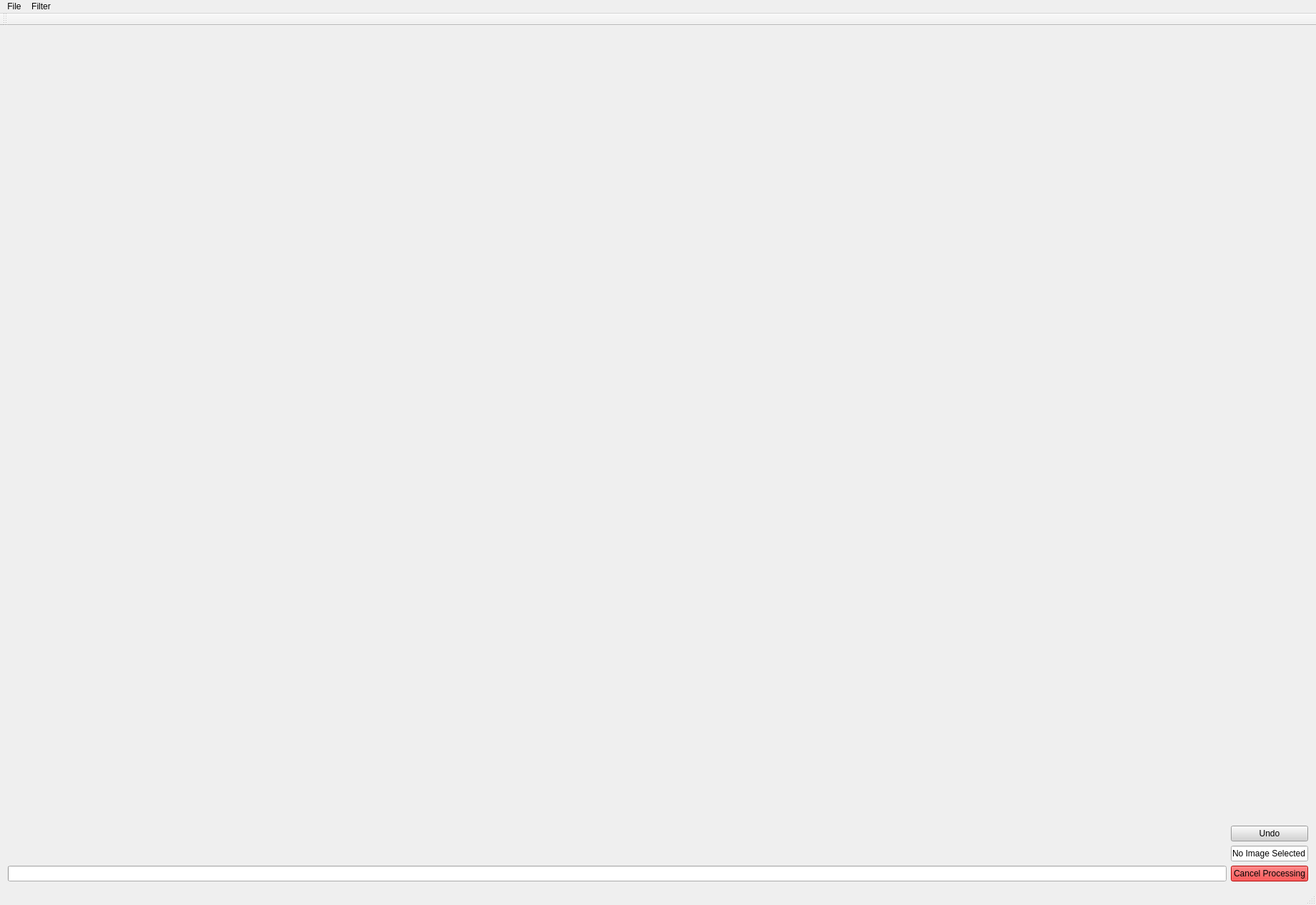
<?xml version="1.0" encoding="UTF-8"?>
<ui version="4.0">
 <class>Image_ProcessingClass</class>
 <widget class="QMainWindow" name="Image_ProcessingClass">
  <property name="geometry">
   <rect>
    <x>0</x>
    <y>0</y>
    <width>1840</width>
    <height>1266</height>
   </rect>
  </property>
  <property name="windowTitle">
   <string>Image_Processing</string>
  </property>
  <property name="windowOpacity">
   <double>1.000000000000000</double>
  </property>
  <widget class="QWidget" name="centralWidget">
   <layout class="QGridLayout" name="gridLayout">
    <item row="2" column="1">
     <widget class="QPushButton" name="Undo_Button">
      <property name="styleSheet">
       <string notr="true">background-color:lightgrey</string>
      </property>
      <property name="text">
       <string>Undo</string>
      </property>
     </widget>
    </item>
    <item row="4" column="1">
     <widget class="QPushButton" name="Cancel_Button">
      <property name="styleSheet">
       <string notr="true">background-color: red</string>
      </property>
      <property name="text">
       <string>Cancel Processing</string>
      </property>
     </widget>
    </item>
    <item row="4" column="0">
     <widget class="QProgressBar" name="Image_ProgressBar">
      <property name="value">
       <number>0</number>
      </property>
      <property name="alignment">
       <set>Qt::AlignCenter</set>
      </property>
      <property name="textVisible">
       <bool>false</bool>
      </property>
     </widget>
    </item>
    <item row="3" column="1">
     <widget class="QLineEdit" name="Image_Path_Line">
      <property name="sizePolicy">
       <sizepolicy hsizetype="Preferred" vsizetype="Fixed">
        <horstretch>0</horstretch>
        <verstretch>0</verstretch>
       </sizepolicy>
      </property>
      <property name="text">
       <string>No Image Selected</string>
      </property>
      <property name="alignment">
       <set>Qt::AlignCenter</set>
      </property>
      <property name="dragEnabled">
       <bool>false</bool>
      </property>
      <property name="readOnly">
       <bool>true</bool>
      </property>
      <property name="clearButtonEnabled">
       <bool>false</bool>
      </property>
     </widget>
    </item>
    <item row="0" column="0" colspan="2">
     <widget class="UI_Image" name="Image" native="true">
      <property name="sizePolicy">
       <sizepolicy hsizetype="Expanding" vsizetype="Preferred">
        <horstretch>0</horstretch>
        <verstretch>0</verstretch>
       </sizepolicy>
      </property>
      <layout class="QGridLayout" name="gridLayout_2"/>
     </widget>
    </item>
   </layout>
  </widget>
  <widget class="QMenuBar" name="menuBar">
   <property name="geometry">
    <rect>
     <x>0</x>
     <y>0</y>
     <width>1840</width>
     <height>30</height>
    </rect>
   </property>
   <widget class="QMenu" name="menuFile">
    <property name="title">
     <string>File</string>
    </property>
    <addaction name="openImage"/>
   </widget>
   <widget class="QMenu" name="menuFilter">
    <property name="title">
     <string>Filter</string>
    </property>
   </widget>
   <addaction name="menuFile"/>
   <addaction name="menuFilter"/>
  </widget>
  <widget class="QToolBar" name="mainToolBar">
   <attribute name="toolBarArea">
    <enum>TopToolBarArea</enum>
   </attribute>
   <attribute name="toolBarBreak">
    <bool>false</bool>
   </attribute>
  </widget>
  <widget class="QStatusBar" name="statusBar"/>
  <action name="openImage">
   <property name="text">
    <string>Open Image</string>
   </property>
   <property name="shortcut">
    <string>Ctrl+O</string>
   </property>
  </action>
  <action name="BW_Filter">
   <property name="text">
    <string>B&amp;W Filter</string>
   </property>
  </action>
  <action name="Vignette_Filter">
   <property name="text">
    <string>Vignette Filter</string>
   </property>
  </action>
  <action name="Color_Correction">
   <property name="text">
    <string>Color Correction</string>
   </property>
  </action>
 </widget>
 <layoutdefault spacing="6" margin="11"/>
 <customwidgets>
  <customwidget>
   <class>UI_Image</class>
   <extends>QWidget</extends>
   <header>ui_image.h</header>
   <container>1</container>
  </customwidget>
 </customwidgets>
 <resources>
  <include location="Image_Processing.qrc"/>
 </resources>
 <connections/>
</ui>
